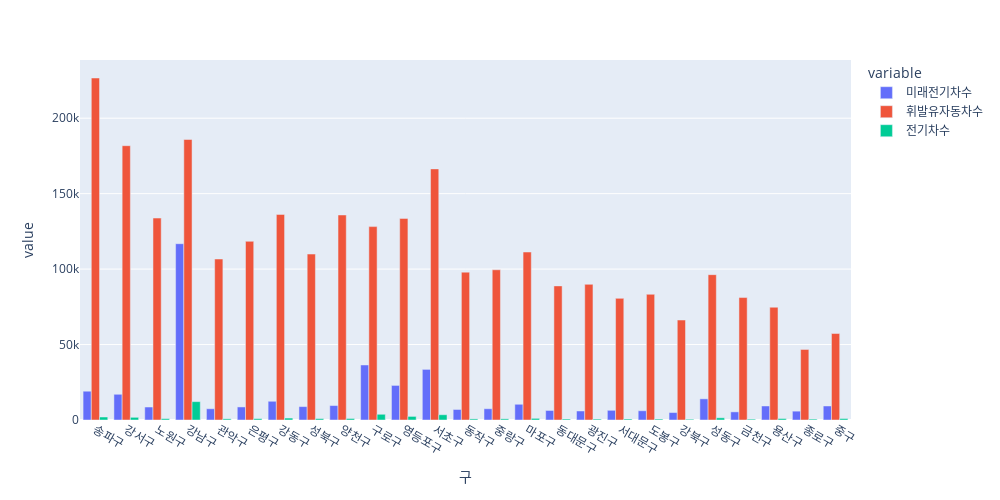

Write notebook code for a chart like this one.
### Code cell
px.bar(df[['미래전기차수', "휘발유자동차수", "전기차수"]], barmode='group',width=1000,
    height=500)

### Figure 1 — Plotly figure (JSON) as saved in the notebook; plotly's stock layout.template omitted (floating-point values rounded to 4 significant figures)
{"data": [{"alignmentgroup": "True", "hovertemplate": "variable=미래전기차수<br>구=%{x}<br>value=%{y}<extra></extra>", "legendgroup": "미래전기차수", "marker": {"color": "#636efa", "pattern": {"shape": ""}}, "name": "미래전기차수", "offsetgroup": "미래전기차수", "orientation": "v", "showlegend": true, "textposition": "auto", "type": "bar", "x": ["송파구", "강서구", "노원구", "강남구", "관악구", "은평구", "강동구", "성북구", "양천구", "구로구", "영등포구", "서초구", "동작구", "중랑구", "마포구", "동대문구", "광진구", "서대문구", "도봉구", "강북구", "성동구", "금천구", "용산구", "종로구", "중구"], "xaxis": "x", "y": [19082, 17047, 8600, 116843, 7458, 8648, 12411, 8888, 9579, 36465, 22921, 33547, 6969, 7468, 10424, 6325, 5980, 6421, 6133, 4934, 14023, 5385, 9291, 5865, 9291], "yaxis": "y"}, {"alignmentgroup": "True", "hovertemplate": "variable=휘발유자동차수<br>구=%{x}<br>value=%{y}<extra></extra>", "legendgroup": "휘발유자동차수", "marker": {"color": "#EF553B", "pattern": {"shape": ""}}, "name": "휘발유자동차수", "offsetgroup": "휘발유자동차수", "orientation": "v", "showlegend": true, "textposition": "auto", "type": "bar", "x": ["송파구", "강서구", "노원구", "강남구", "관악구", "은평구", "강동구", "성북구", "양천구", "구로구", "영등포구", "서초구", "동작구", "중랑구", "마포구", "동대문구", "광진구", "서대문구", "도봉구", "강북구", "성동구", "금천구", "용산구", "종로구", "중구"], "xaxis": "x", "y": [226642, 181777, 133828, 185894, 106692, 118425, 136235, 109967, 135870, 128156, 133605, 166410, 97979, 99553, 111313, 88879, 89909, 80604, 83308, 66247, 96307, 81146, 74737, 46746, 57305], "yaxis": "y"}, {"alignmentgroup": "True", "hovertemplate": "variable=전기차수<br>구=%{x}<br>value=%{y}<extra></extra>", "legendgroup": "전기차수", "marker": {"color": "#00cc96", "pattern": {"shape": ""}}, "name": "전기차수", "offsetgroup": "전기차수", "orientation": "v", "showlegend": true, "textposition": "auto", "type": "bar", "x": ["송파구", "강서구", "노원구", "강남구", "관악구", "은평구", "강동구", "성북구", "양천구", "구로구", "영등포구", "서초구", "동작구", "중랑구", "마포구", "동대문구", "광진구", "서대문구", "도봉구", "강북구", "성동구", "금천구", "용산구", "종로구", "중구"], "xaxis": "x", "y": [1988, 1776, 896, 12173, 777, 901, 1293, 926, 998, 3799, 2388, 3495, 726, 778, 1086, 659, 623, 669, 639, 514, 1461, 561, 968, 611, 968], "yaxis": "y"}], "layout": {"barmode": "group", "height": 500, "legend": {"title": {"text": "variable"}, "tracegroupgap": 0}, "margin": {"t": 60}, "width": 1000, "xaxis": {"anchor": "y", "domain": [0, 1], "title": {"text": "구"}}, "yaxis": {"anchor": "x", "domain": [0, 1], "title": {"text": "value"}}}}
